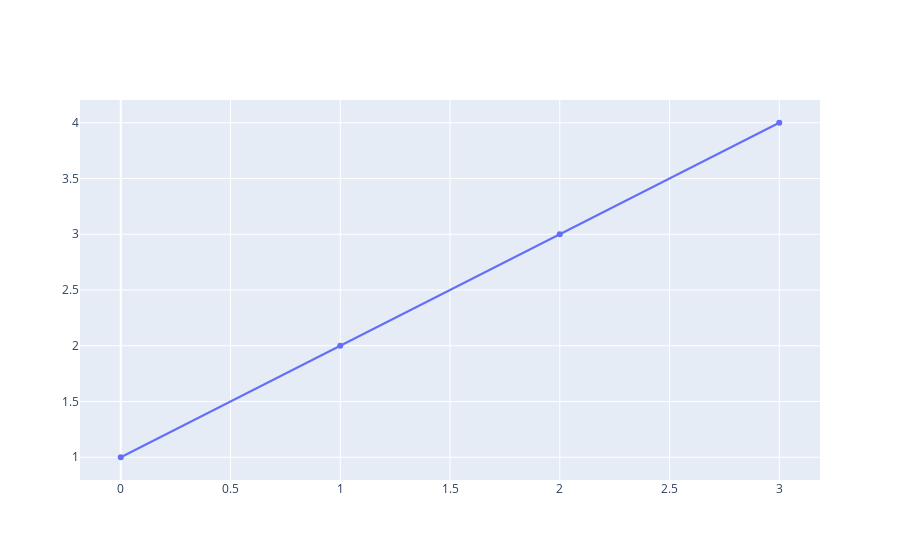

The notebook cell saved with this chart:
### Code cell
from plotly.offline import iplot
import plotly.graph_objects as go

values = np.array([1,2,3,4])
data = [go.Scatter(y=values)]
iplot(data)

### Figure 1 — Plotly figure (JSON) as saved in the notebook; plotly's stock layout.template omitted (floating-point values rounded to 4 significant figures)
{"data": [{"type": "scatter", "y": [1, 2, 3, 4]}], "layout": {}}
